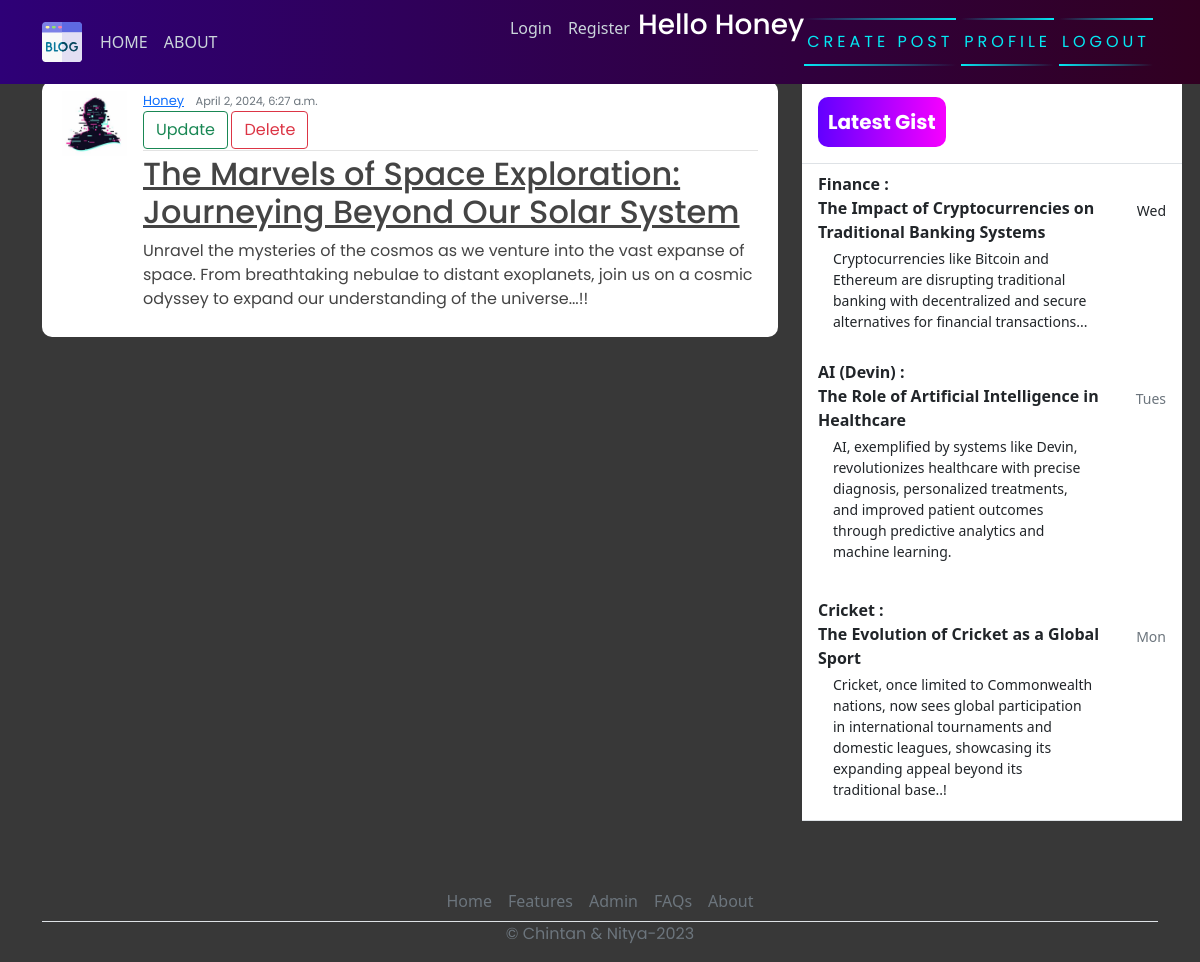
The app's page /post/10/ (signed in) with its own data.
### blog/models.py (models this page shows, shortened)
class Post(models.Model):
    title=models.CharField(max_length=200)
    content=models.TextField()
    date_posted=models.DateTimeField(default=timezone.now)
    author= models.ForeignKey(User, on_delete=models.CASCADE)

### users/models.py (models this page shows, shortened)
class Profile(models.Model):
    user = models.OneToOneField(User, on_delete=models.CASCADE)
    image = models.ImageField(default='default.jpg', upload_to='profile_pics')

### blog/views.py (the view)
# urls.py: path('post/<int:pk>/', PostDetailView.as_view(), name="blog-detail"),
class PostDetailView(LoginRequiredMixin, DetailView):
    model = Post

### blog/templates/blog/post_detail.html
{% extends 'blog/base.html' %}
{% block content %}
        <article class="media content-section">
            <img class="rounded-cirlce article-img" src="{{ object.author.profile.image.url }}" alt="">
            <div class="media-body">
              <div class="article-metadata">
                <a class="mr-2" href="#">{{ object.author }}</a>
                <small class="text-muted">{{ object.date_posted }}</small> <br>
                  {% if object.author == user %}
                    <div>
                        <a class="btn btn-outline-success" href="{% url 'blog-update' object.id %}">Update</a>
                        <a class="btn btn-outline-danger" href="{% url 'blog-delete' object.id %}">Delete</a>
                    </div>
                  {% endif %}
              </div>
              <h2><a class="article-title" href="#">{{ object.title }}</a></h2>
              <p class="article-content">{{ object.content }}</p>
            </div>
            <br>
          </article>
{% endblock content %}

### blog/templates/blog/base.html (shortened to what this page needs)
{% load static %}
<!DOCTYPE html>
<html>
<head>
    <link rel="stylesheet" href="https://maxcdn.bootstrapcdn.com/bootstrap/4.0.0/css/bootstrap.min.css">
    <link href="https://cdn.jsdelivr.net/npm/bootstrap@5.0.2/dist/css/bootstrap.min.css" rel="stylesheet">
    <link rel="stylesheet" href="{% static 'blog/main.css' %}">
</head>
<body>
    <header class="site-header">
      <nav class="navbar navbar-expand-md navbar-dark bg-steel fixed-top">
        <div class="container">
          <div class="collapse navbar-collapse" id="navbarToggle">
            <div class="navbar-nav mr-auto">
                {% if user.is_authenticated %}
              <a class="nav-item nav-link" href="{% url 'blog-home' %}">HOME</a>
              <a class="nav-item nav-link" href="{% url 'blog-about' %}">ABOUT</a>
            </div>
            <div class="navbar-nav">
              <a class="nav-item nav-link" href="{% url 'login' %}">Login</a>
              <a class="nav-item nav-link" href="{% url 'register' %}">Register</a>
               <h3 style="color: white;">Hello {{request.user}}</h3>
                <a href="{% url 'blog-new' %}" id="auth-links">
                <span></span>
                <span></span>
                Create Post
            </a>
                <a href="{% url 'profile' %}" id="auth-links">
                <span></span>
                <span></span>
                Profile
            </a>
                <a href="{% url 'logout' %}" id="auth-links">
                <span></span>
                <span></span>
                Logout
            </a>
                {% endif %}
            </div>
          </div>
        </div>
      </nav>
    </header>
    <main role="main" class="container">
      <div class="row">
          <div class="col-md-8">
          </div>
        <div class="col-md-8">
           {% block content %}{% endblock %}
        </div>
        <div class="col-md-4">
          <div class="content-sectionw">
            <div class="d-flex flex-column align-items-stretch flex-shrink-0 bg-white" style="width: 380px;" style="padding-top: 120px;">
                <a id="list-group" style="text-decoration: none;" href="" class="d-flex align-items-center flex-shrink-0 p-3 link-dark text-decoration-none border-bottom">
                  <span class="fs-5 fw-semibold" id="gist-btn">Latest Gist</span>
                </a>
                <div class="list-group list-group-flush border-bottom scrollarea">
                  <a href="#" class="list-group-item list-group-item-action  lh-tight" aria-current="true">
                    <div class="d-flex w-100 align-items-center justify-content-between">
                      <strong class="mb-1">Finance : <br>
                        The Impact of Cryptocurrencies on Traditional Banking Systems
                    </strong>
                      <small>Wed</small>
                    </div>
                    <div class="col-10 mb-1 small">Cryptocurrencies like Bitcoin and Ethereum are disrupting traditional banking with
                      decentralized and secure alternatives for financial transactions...
                    </div>
                  </a>
                  <a href="#" class="list-group-item list-group-item-action py-3 lh-tight">
                    <div class="d-flex w-100 align-items-center justify-content-between">
                      <strong class="mb-1">AI (Devin) :<br>
                        The Role of Artificial Intelligence in Healthcare
                        </strong>
                      <small class="text-muted">Tues</small>
                    </div>
                    <div class="col-10 mb-1 small">
                      AI, exemplified by systems like Devin, revolutionizes healthcare with precise diagnosis, personalized treatments, and
                      improved patient outcomes through predictive analytics and machine learning.</div>
                  </a>
                  <a href="#" class="list-group-item list-group-item-action py-3 lh-tight">
                    <div class="d-flex w-100 align-items-center justify-content-between">
                      <strong class="mb-1">Cricket :<br>
                        The Evolution of Cricket as a Global Sport
                        </strong>
                      <small class="text-muted">Mon</small>
                    </div>
                    <div class="col-10 mb-1 small">Cricket, once limited to Commonwealth nations, now sees global participation in international tournaments
                       and domestic leagues, showcasing its expanding appeal beyond its traditional base..!</div>
                  </a>
                </div>
              </div>
          </div>
        </div>
      </div>
        <footer class="" >
          <ul class="nav justify-content-center border-bottom"  style="margin-top: 60px;">
            <li class="nav-item"><a href="#" class="nav-link px-2 text-muted">Home</a></li>
            <li class="nav-item"><a href="#" class="nav-link px-2 text-muted">Features</a></li>
            <li class="nav-item"><a href="admin/" class="nav-link px-2 text-muted">Admin</a></li>
            <li class="nav-item"><a href="#" class="nav-link px-2 text-muted">FAQs</a></li>
            <li class="nav-item"><a href="#" class="nav-link px-2 text-muted">About</a></li>
          </ul>
          <p class="text-center text-muted">&copy; Chintan & Nitya-2023</p>
        </footer>
    </main>
</body>
</html>

### blog/static/blog/main.css (style rules this page uses)
body { background-color: rgb(56, 56, 56); margin-top: 5rem; background-size: contain; background-repeat: no-repeat; }
h1, h2, h3, h4, h5, h6, p { color: #444444; font-family: 'Poppins', sans-serif; }
ul { margin: 0; }
.bg-steel { background: linear-gradient(270deg, rgb(49, 0, 33) 0%, rgb(46, 0, 119) 100%); }
.site-header .navbar-nav .nav-link { color: #cbd5db; }
.content-section { background: #ffffff; padding: 10px 20px; border-radius: 10px; margin-bottom: 20px; }
.article-title { color: #444444; }
.article-content { white-space: pre-line; }
.article-img { height: 65px; width: 65px; margin-right: 16px; }
.article-metadata { font-family: 'Poppins', sans-serif; padding-bottom: 1px; margin-bottom: 4px; font-size: 13px; border-bottom: 1px solid #e3e3e3 }
svg { width: 50px; height: 50px; }
#auth-links { font-family: 'Poppins', sans-serif; position: relative; display: inline-block; padding: 12px 3px; margin: 10px 0; color: #03e9f4; text-decoration: none; text-transform: uppercase; transition: 0.5s; letter-spacing: 4px; overflow: hidden; margin-right: 5px; }
#auth-links span { position: absolute; display: block; }
#auth-links span:nth-child(1) { top: 0; left: 0; width: 100%; height: 2px; background: linear-gradient(90deg,transparent,#03e9f4); animation: animate1 1s linear infinite; }
#auth-links span:nth-child(3) { bottom: 0; right: 0; width: 100%; height: 2px; background: linear-gradient(270deg,transparent,#03e9f4); animation: animate3 1s linear infinite; animation-delay: 0.50s; }
#gist-btn { color: black; background: linear-gradient(270deg, rgb(247, 0, 255) 0%, rgb(98, 0, 255) 100%); padding: 10px; color: white; font-family: 'Poppins', sans-serif; font-weight: bold; border-radius: 10px; }

### records on screen
Post: author.profile.image (placeholder picture), author "Honey", date_posted "April 2, 2024, 6:27 a.m.", title "The Marvels of Space Exploration: Journeying Beyond Our Solar System", content "Unravel the mysteries of the cosmos as we venture into the vast expanse of space. From breathtaking nebulae to distant exoplanets, join us on a cosmic odyssey to expand our understanding of the universe...!!"

### other values on screen
{{ request.user }} "Honey"
